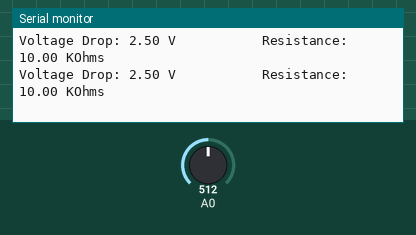
This sketch was run on a simulated Arduino Uno, built with avr-gcc and run on an emulated ATmega328P. On the bench: the last lines printed to the serial monitor. Inputs (shaded band) come from the test bench; at power-on: A0 = 512.

Above: at 1.8 s.
1.9 s: A0 set to 997
At 2.8 s:
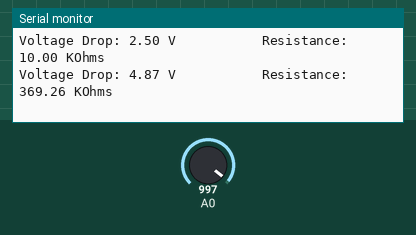
3.4 s: A0 set to 1014
At 4.4 s:
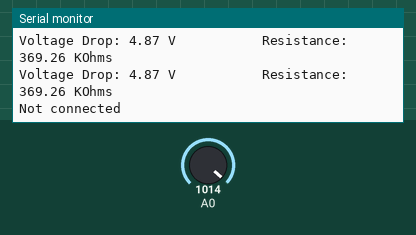

The sketch:

sketch_aug21a.ino
```cpp
float r2;
float v2;
void setup() {
Serial.begin(9600);

}
void loop() {
v2=analogRead(A0);
v2=5*(v2/1024);
r2=(float)((10000*v2)/(5-v2));

if (v2>4.9)
{
 Serial.println("Not connected");
 }

else {
Serial.print("Voltage Drop: ");
Serial.print(v2);
Serial.print(" V           ");
if (r2>1000)
{
  r2=r2/1000;
  Serial.print("Resistance: ");
  Serial.print(r2);
  Serial.println(" KOhms");
  }
else
{

Serial.print("Resistance: ");
Serial.print(r2);
Serial.println(" Ohms");

  }

}
delay(1000);
}
```

Measured:
- the behaviour switches between 1003 and 1004 on A0 (found by bisection; images 1 and 2)
- after the input at 1.9 s, the serial monitor: prints a new line after 0.10 s (image 1)
- after the input at 3.4 s, the serial monitor: prints a new line after 0.61 s (image 2)
